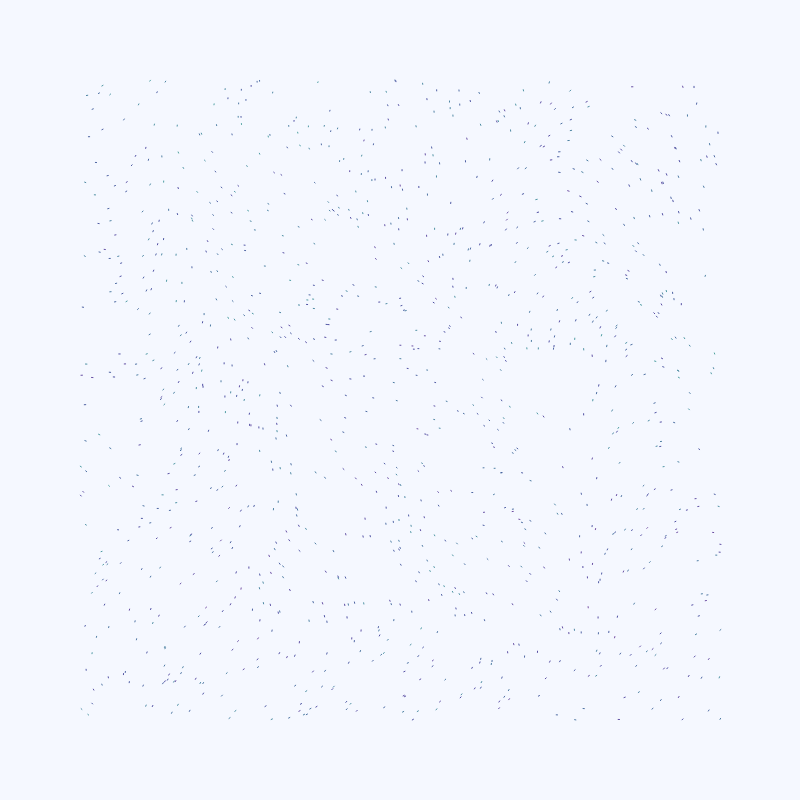
Frame 1 (no input)
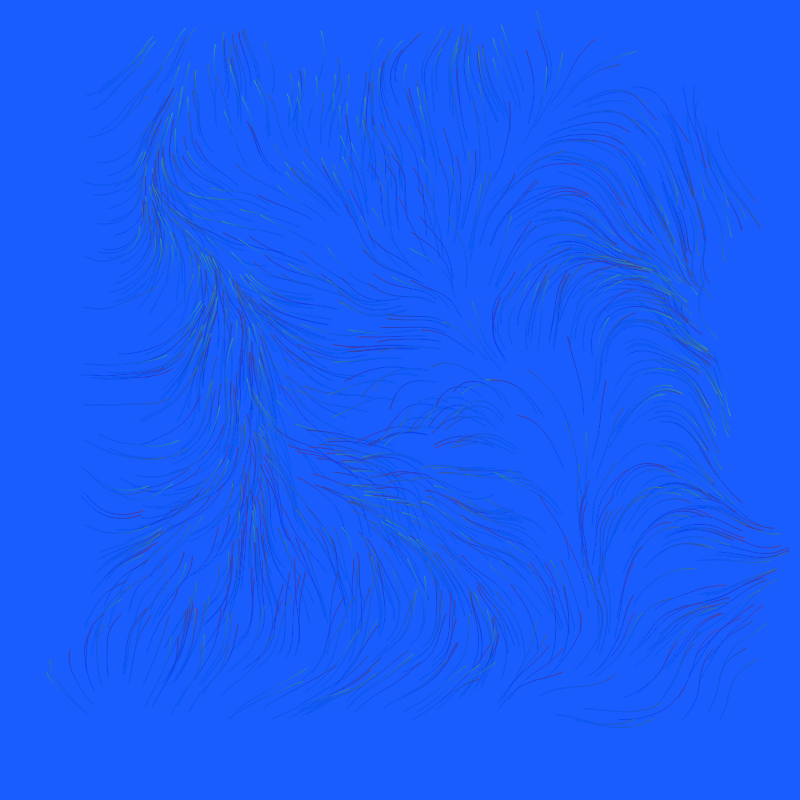
Frame 60 (no input)
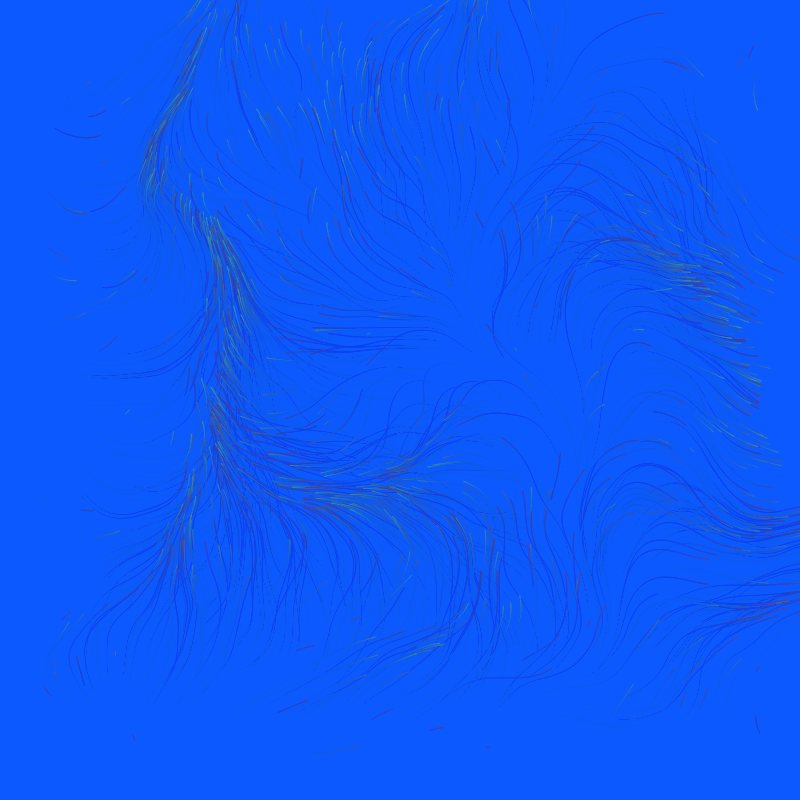
Frame 120 (the mouse pressed at the canvas centre since frame 60)

The p5.js sketch that drew these frames (run headless with seeded random() and noise() and a simulated clock; from frame 60 on, the mouse is pressed at the canvas centre):

// p5.js sketch
// ── sketch.js
// DRAGONS
//"Prompt: What does wind look like?"
//Day 18
// ----------------------------------------------------
let DESSIN = 50; // [50,51,52]

// ----------------------------------------------------
let NP = 480,
  PI = Math.PI;

// ----------------------------------------------------
let N = 6;
if (DESSIN == 51) N = 10;
else if (DESSIN == 52) N = 14;

// ----------------------------------------------------
let A = Array(N);
for (let I = 0; I <= N; I++) A[I] = 0;
let X0 = NP / 3,
  Y0 = NP / 2,
  A0 = (-PI / 4) * (N - 2),
  L0 = NP / Math.pow(Math.sqrt(2), N);
let X1 = X0,
  Y1 = Y0,
  X2 = X0,
  Y2 = Y0;

// ----------------------------------------------------
function setup() {
  // Evolving wind visualization
  createCanvas(800, 800);
  colorMode(HSB, 360, 100, 100, 1);
  background(220);

  // Particles initialisation
  PARTICLES = [];
  const NUM = 1200;
  for (let i = 0; i < NUM; i++) {
    let p = {
      x: random(width * 0.1, width * 0.9),
      y: random(height * 0.1, height * 0.9),
      px: null,
      py: null,
      hue: random(190, 260),
      life: random(80, 400),
    };
    p.px = p.x;
    p.py = p.y;
    PARTICLES.push(p);
  }

  noiseDetail(4, 0.5);
  t0 = 0;
}

// ----------------------------------------------------
function GOSUB() {
  ((X0 = X1),
    (Y0 = Y1),
    (X1 = X2),
    (Y1 = Y2),
    (X2 = X2 + L0 * cos(A0)),
    (Y2 = Y2 + L0 * sin(A0)));
}

// ------------------ evolving draw ------------------
let PARTICLES = [];
let t0 = 0;
function draw() {
  // subtle fade for trails
  noStroke();
  fill(220, 220, 220, 0.04);
  rect(0, 0, width, height);

  t0 += 0.003;
  strokeWeight(1);

  for (let p of PARTICLES) {
    // age and respawn
    p.life -= 1;
    if (
      p.life <= 0 ||
      p.x < -50 ||
      p.x > width + 50 ||
      p.y < -50 ||
      p.y > height + 50
    ) {
      p.x = random(width * 0.05, width * 0.95);
      p.y = random(height * 0.05, height * 0.95);
      p.px = p.x;
      p.py = p.y;
      p.life = random(120, 420);
    }

    // sample noise field as wind vector
    let s = 0.0025;
    let angle = noise(p.x * s, p.y * s, t0) * TWO_PI * 2.0; // swirl
    let speed = map(
      noise(p.x * s * 1.3, p.y * s * 1.1, t0 + 10),
      0,
      1,
      0.2,
      2.2,
    );

    p.px = p.x;
    p.py = p.y;
    p.x += cos(angle) * speed;
    p.y += sin(angle) * speed;

    // color mapped to local divergence (approx)
    let hue =
      (p.hue + map(noise(p.x * s * 2, p.y * s * 2, t0 + 5), 0, 1, -30, 30)) %
      360;
    stroke(hue, 60, 60, 0.9);

    line(p.px, p.py, p.x, p.y);
  }
}
